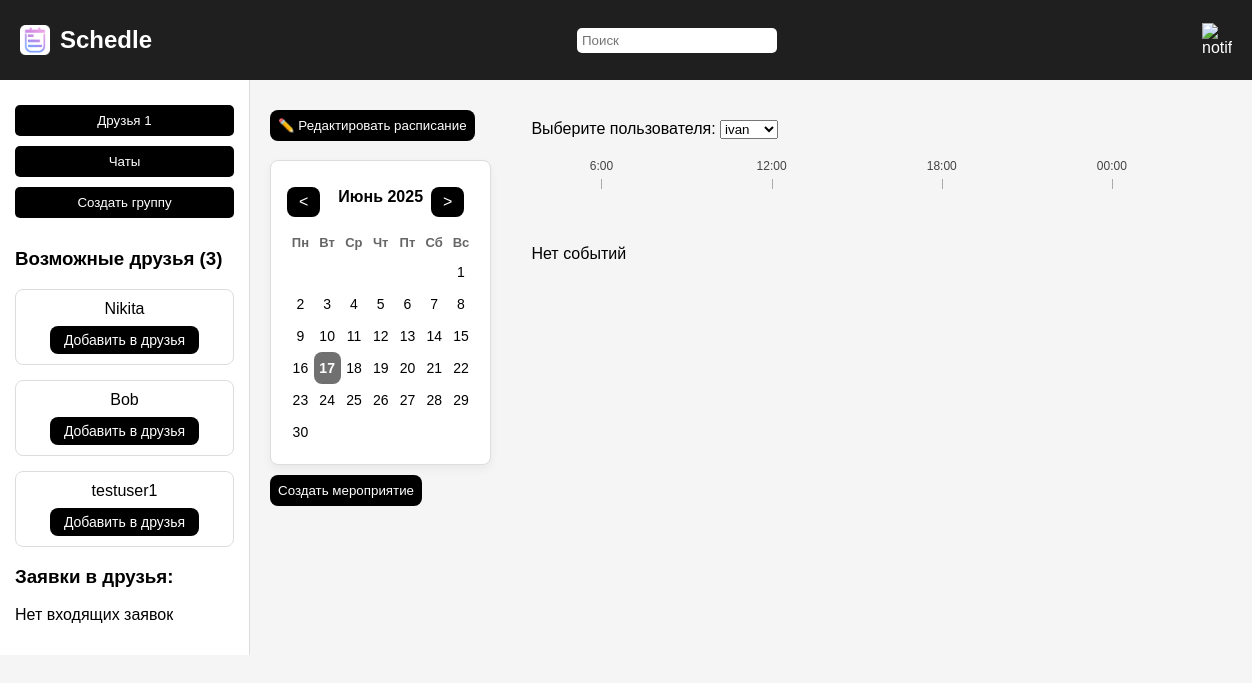
The page / (signed in) on the database as committed earlier.
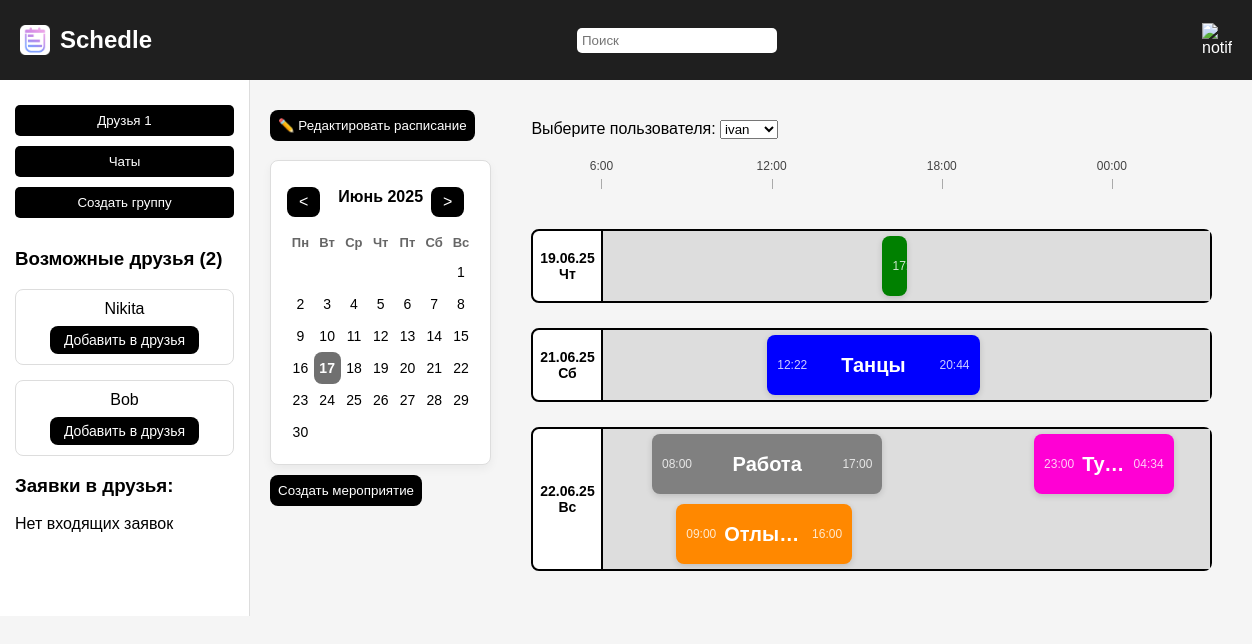
The same page on the database as committed later.
### main/models.py (models this page shows, shortened)
class User(AbstractUser):
    Friends = models.ManyToManyField("self", symmetrical=True, blank=True)
    FriendshipRequests = models.ManyToManyField(
        "self",
        symmetrical=False,
        related_name="sent_requests",
        blank=True
    )

class Event(models.Model):
    Title = models.CharField(max_length=40, blank=False, default='')
    Creator = models.ForeignKey(User, on_delete=models.CASCADE, related_name='created_events')
    StartTime = models.DateTimeField(blank=False)
    EndTime = models.DateTimeField(blank=False)
    Description = models.TextField(null=True, blank=True, default='')
    Colour = models.CharField(max_length=20, blank=True, default='grey')
    Participants = models.ManyToManyField(User, related_name="events")

### main/views.py (the view)
# urls.py: path('', main_page, name='main page'),
@login_required(login_url='login')
def main_page(request):
    current_user = request.user
    selected_user_id = request.GET.get('user_id')
    friends = current_user.Friends.all()
    incoming_requests = current_user.FriendshipRequests.all()
    if selected_user_id:
        try:
            selected_user = current_user.Friends.get(id=selected_user_id)
        except:
            selected_user = current_user
    else:
        selected_user = current_user
    all_users = [current_user] + list(current_user.Friends.all())
    possible_friends = User.objects.exclude(id=current_user.id)
    possible_friends_count = len(possible_friends) - len(friends)
    events_qs = Event.objects.filter(Creator=selected_user).order_by('StartTime')
    events_by_day = defaultdict(list)
    placed = defaultdict(list)
    levels_by_day = defaultdict(int)
    for e in events_qs:
        start_minutes = e.StartTime.hour * 60 + e.StartTime.minute
        end_minutes = e.EndTime.hour * 60 + e.EndTime.minute
        total_minutes = 24 * 60
        left = ((start_minutes - 360) / total_minutes) * 100
        width = ((end_minutes - start_minutes) / total_minutes) * 100
        if left < 0:
            left = 0
        if width < 0:
            width = (total_minutes - start_minutes + end_minutes) / total_minutes * 100
        if left + width > 100:
            width = 100 - left
        date_key = e.StartTime.date()
        level = 0
        for placed_event in placed[date_key]:
            if not (end_minutes <= placed_event['start'] or start_minutes >= placed_event['end']):
                if placed_event['level'] == level:
                    level += 1
        placed[date_key].append({'start': start_minutes, 'end': end_minutes, 'level': level})
        events_by_day[date_key].append({
            'Title': e.Title,
            'StartTime': e.StartTime,
            'EndTime': e.EndTime,
            'left': round(left),
            'width': round(width),
            'top': level * 70 + 5,
            'color': e.Colour
        })
        levels_by_day[date_key] = max(levels_by_day[date_key], level + 1)
    return render(request, 'MainPage.html', context={
        'user_list': all_users,
        'selected_user': selected_user,
        'events_by_day': dict(events_by_day),
        "friends": friends,
        'incoming_requests': incoming_requests,
        'possible_friends': possible_friends,
        'possible_friends_count': possible_friends_count,
        'max_top': dict((date, level * 70) for date, level in levels_by_day.items())
    })

### main/templatetags/custom_filters.py (called while the page is built)
@register.filter
def get_item(dictionary, key):
    return dictionary.get(key)

### templates/MainPage.html (shortened to what the changed rows need)
<!DOCTYPE html>
<html lang="ru">
{% load custom_filters %}
{% load static %}
<head>
</head>
<body>
  <header>
    <div class="logo">
      <h1>Schedle</h1>
    </div>
  </header>
  <div class="container">
    <div class="sidebar">
      <div class="possible-friends">
        <h3>Возможные друзья ({{ possible_friends_count }})</h3>
        <ul class="friends-list">
          {% for user in possible_friends %}
            {% if user != request.user and user not in request.user.Friends.all %}
              <li class="friend-card-vertical">
                <div class="friend-name-centered">{{ user.username }}</div>
                <a class="add-button-centered" href="{% url 'send_friend_request' user.id %}">
                  Добавить в друзья
                </a>
              </li>
            {% endif %}
          {% endfor %}
        </ul>
      </div>
    </div>
    <div class="main">
      <div class="left-panel">
        <div class="calendar-container">
          <table class="calendar-table">
            <thead>
              <tr>
                <th>Пн</th>
                <th>Вт</th>
                <th>Ср</th>
                <th>Чт</th>
                <th>Пт</th>
                <th>Сб</th>
                <th>Вс</th>
              </tr>
            </thead>
          </table>
        </div>
      </div>
{% block content %}
<div class="right-panel">
  <form method="get" id="user-select-form">
    <label for="user-select">Выберите пользователя:</label>
    <select id="user-select" name="user_id" onchange="document.getElementById('user-select-form').submit()">
    </select>
  </form>
  <div class="time-container">
    <div class="time-axis">
    </div>
  </div>
  {% for date, events in events_by_day.items %}
    <div class="day-row">
      <div class="day-label">{{ date|date:"d.m.y" }} {{ date|date:"D" }}</div>
      <div class="events-row" style="height: {{ max_top|default_if_none:0|get_item:date }}px;">
        {% for event in events %}
          <div class="event-block"
               style="left: {{ event.left }}%;
               width: {{ event.width }}%;
               top: {{ event.top }}px;
               background-color: {{ event.color }};">
          <div class="event-time start">{{ event.StartTime|time:"H:i" }}</div>
          <div class="event-title">{{ event.Title }}</div>
          <div class="event-time end">{{ event.EndTime|time:"H:i" }}</div>
          </div>
        {% endfor %}
      </div>
    </div>
  {% empty %}
    <p>Нет событий</p>
  {% endfor %}
</div>
{% endblock %}
</html>

Rows that differ between the two databases and show on the page:
removed User: username "testuser1"
added Event: StartTime "12:22", Title "Танцы", EndTime "20:44"
added Event: StartTime "08:00", Title "Работа", EndTime "17:00"
added Event: StartTime "09:00", Title "Отлы…", EndTime "16:00"
added Event: StartTime "23:00", Title "Ту…", EndTime "04:34"
Other text that changed with them:
{{ possible_friends_count }}: "3" → "2"
new list line: "19.06.25 Чт"
new list line: "21.06.25 Сб"
new list line: "22.06.25 Вс"
text no longer shown: "Нет событий"
